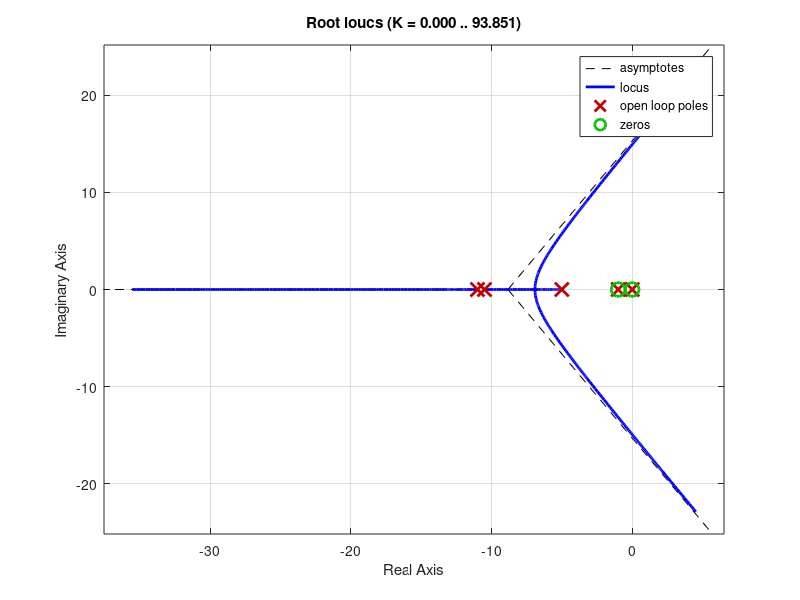

Write MATLAB code to recreate this figure. (Note: this script raises an error after producing the figure.)
close all
clear all

s = tf('s');
G = 1/(s*(s+5)*(s+11)); % uncompensated feedforward
% rlocus(G);
z = 0.358; % damping ratio
% sgrid(z, 0);

K = 200; % read off of root locus

Glag = (s + 0.00003)/(s + 000001);

zer = 1; pole = 10.5; % trial and error
Glead = (s + zer)/(s + pole);
rlocus(Glead*Glag*K*G);
z = 0.517; % damping ratio
sgrid(z, 0);

